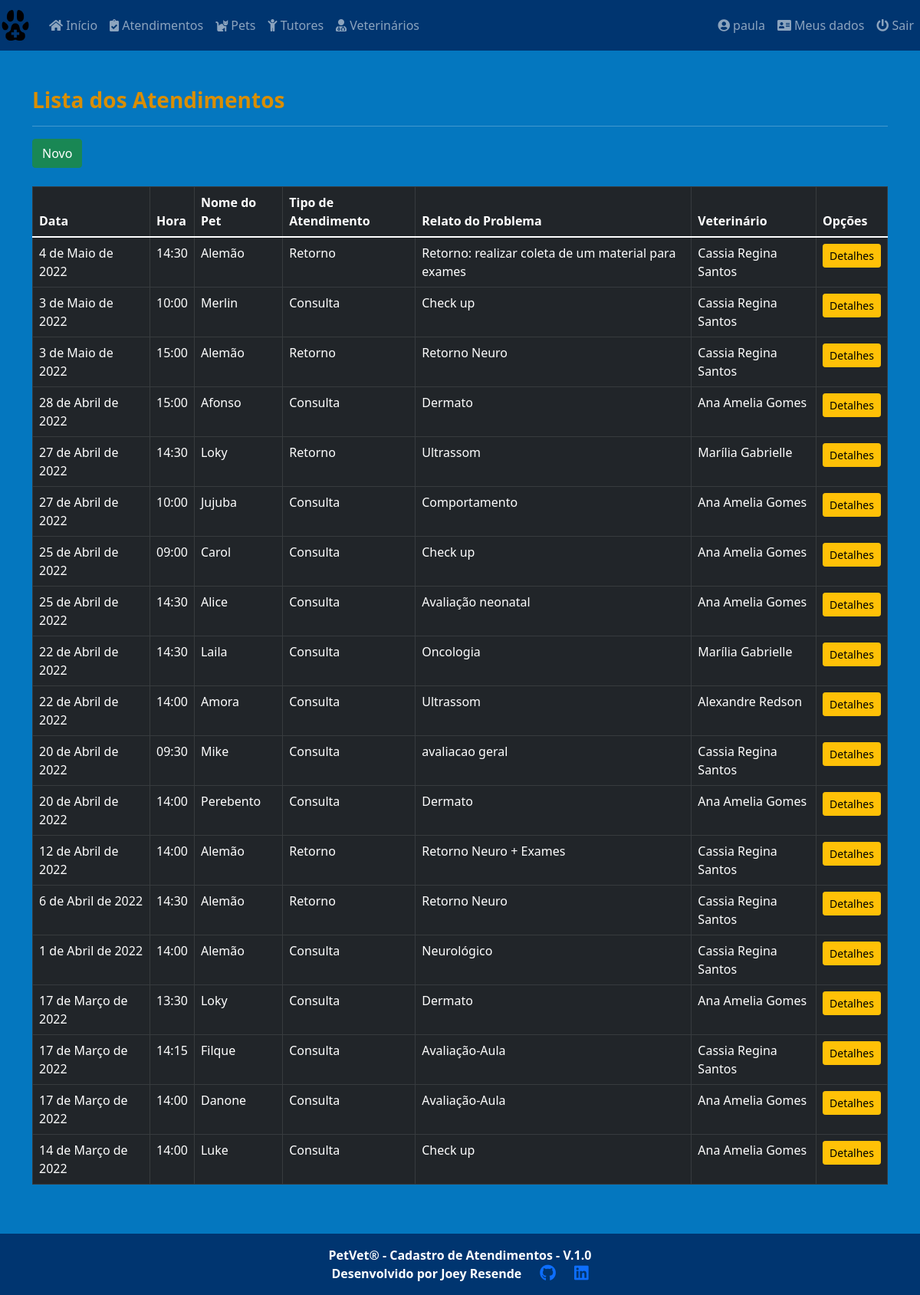
/core/medical_cares/ (signed in), run on the app's committed database.
### core/models.py (models this page shows, shortened)
class MedicalCare(models.Model):
    id = models.AutoField(primary_key=True)
    date = models.DateField(default=date.today, verbose_name='Data')
    time = models.TimeField(verbose_name='Hora')
    pet_name = models.ForeignKey(
        'Pets', on_delete=models.PROTECT, null=True, verbose_name='Nome do Pet')
    procedure = models.CharField(
        max_length=8, choices=procedures, verbose_name='Tipo de atendimento')
    vet_name = models.ForeignKey(
        'Vet', on_delete=models.PROTECT, null=True, verbose_name='Veterinario')
    sedative = models.CharField(
        max_length=8, choices=type_sedative, default='Não', verbose_name='Tipo de sedativo')
    report = models.TextField(
        max_length=1000, verbose_name='Relato do problema')
    class Meta:
        ordering = ['-date']

class Pets(models.Model):
    id = models.AutoField(primary_key=True)
    pet_name = models.CharField(
        max_length=30, verbose_name='Nome do Pet')
    species = models.CharField(
        max_length=20, verbose_name='Espécie')
    breed = models.CharField(
        max_length=30, verbose_name='Raça')
    gender = models.CharField(
        max_length=5, choices=sex_status, verbose_name='Genêro')
    date_of_birth = models.DateField(
        null=True, blank=True, verbose_name='Data de Nascimento')
    castrated = models.CharField(
        max_length=3, choices=castrated_status, default='N', verbose_name='Castrado?')
    weight = models.DecimalField(
        max_digits=6, decimal_places=3, verbose_name='Peso', default=0)
    tutor_name = models.ForeignKey(
        'Tutor', on_delete=models.PROTECT, null=True, verbose_name='Nome do Tutor')
    class Meta:
        ordering = ['-id']
    def __str__(self):
        return self.pet_name

class Vet(models.Model):
    vet_name = models.CharField(
        max_length=30, verbose_name='Nome')
    class Meta:
        ordering = ['vet_name']
    def __str__(self):
        return self.vet_name

### core/views.py (the view)
# urls.py: path('medical_cares/', MedicalCareList.as_view(), name='medical_cares'),
class MedicalCareList(LoginRequiredMixin, ListView):
    login_url = reverse_lazy('login')
    model = MedicalCare
    template_name = 'core/medical_care_list.html'

### core/templates/core/medical_care_list.html (shortened to what this page needs)
{% extends 'core/base_model.html' %}
{% load static %}
{% block content %}
<h3><strong>Lista dos Atendimentos</strong></h3>
<hr>
<a href="{% url 'medical_care_new' %}" class="btn btn-success btn">Novo</a><br><br>
<div class="table-responsive">
  <table class="table table-bordered table-hover table-dark" id="medical_care_table">
    <thead class="thead-dark bg-dark">
      <tr>
        <th>Data</th>
        <th>Hora</th>
        <th>Nome do Pet</th>
        <th>Tipo de Atendimento</th>
        <th>Relato do Problema</th>
        <th>Veterinário</th>
        <th>Opções</th>
      </tr>
    </thead>
    <tbody>
      {% for each in object_list %}
      <tr>
        <td>{{ each.date }}</td>
        <td>{{ each.time }}</td>
        <td>{{ each.pet_name }}</td>
        <td>{{ each.procedure }}</td>
        <td>{{ each.report }}</td>
        <td>{{ each.vet_name }}</td>
        <td>
          <a href="{% url 'medical_care_detail' each.pk %}" class="btn btn-warning btn-sm">Detalhes</a>
        </td>
      </tr>
      {% empty %}
      <tr>
        <td colspan="6">Nenhum atendimento cadastrado.</td>
      </tr>
      {% endfor %}
    </tbody>
  </table>
</div>
{% endblock %}

### core/templates/core/base_model.html (shortened to what this page needs)
{% load static %}
<!DOCTYPE html>
<html lang="pt-br" class="h-100">
<head>
    <link
      rel="stylesheet"
      href="https://cdn.jsdelivr.net/npm/bootstrap@5.1.3/dist/css/bootstrap.min.css"
    />
    <link rel="stylesheet" href="https://cdnjs.cloudflare.com/ajax/libs/font-awesome/5.11.2/css/all.css">
    <link rel="stylesheet" href="{% static 'css/styles.css/' %}" />
    <link rel="stylesheet" type="text/css" href="https://cdn.datatables.net/v/bs5/dt-1.11.5/datatables.min.css"/>
</head>
 <body class="d-flex flex-column h-100">
    <main role="main" class="flex-shrink-0">
      {% block menu %}
      <header class="navbar navbar-expand navbar-dark flex-column flex-md-row bd-navbar">
        <a class="navbar-brand" href="{% url 'index' %}">
          <img src="{% static 'img/favicon.ico/' %}" height="40" alt="" />
        </a>
        <div class="navbar-nav-scroll">
          <ul class="navbar-nav bd-navbar-nav flex=row">
              <li class="nav-item">
                <a class="nav-link" href="{% url 'index' %}">
                  <i class="fa fa-home" aria-hidden="true"></i>
                    Início
                </a>
              </li>
              <li class="nav-item">
                <a class="nav-link" href="{% url 'medical_cares' %}">
                  <i class="fas fa-clipboard-check" aria-hidden="true"></i>
                  Atendimentos
                </a>
              </li>
              <li class="nav-item">
                <a class="nav-link" href="{% url 'pets' %}">
                  <i class="fas fa-cat" aria-hidden="true"></i>
                  Pets
                </a>
              </li>
              <li class="nav-item">
                <a class="nav-link" href="{% url 'tutors' %}">
                  <i class="fas fa-child" aria-hidden="true"></i>
                  Tutores
                </a>
              </li>
              <li class="nav-item">
                <a class="nav-link" href="{% url 'vets' %}">
                  <i class="fas fa-user-md" aria-hidden="true"></i>
                  Veterinários
                </a>
              </li>
          </ul>
        </div>
        <div class="collapse navbar-collapse d-lg-flex justify-content-end">
          <ul class="navbar-nav bd-navbar-nav flex=row">
            {% if request.user.is_authenticated %}
            <li class="nav-item">
              <a class="nav-link" href="#">
                <i class="fas fa-user-circle" aria-hidden="true"></i>
                  <span id="username">{{ request.user }}</span>
              </a>
            </li>
            <li class="nav-item">
              <a class="nav-link" href="{% url 'meus_dados' %}">
                <i class="fas fa-address-card" aria-hidden="true"></i>
                Meus dados
              </a>
            </li>
            <li class="nav-item">
              <a class="nav-link" href="{% url 'logout' %}">
                <i class="fas fa-power-off" aria-hidden="true"></i>
                Sair
              </a>
            </li>
            {% endif %}
              </ul>
            </div>
      </header>
      {% endblock %}
      <div class="container py-5">
        {% block content %}
        {% endblock %}
      </div>
    </main>
    <footer class="mt-auto">
      {% block footer %}
      <div class="container-fluid text-center p-3">
        <div class="row justify-content-md-center">
          <div class="col text-center">
            <span><strong>PetVet® - Cadastro de Atendimentos - V.1.0</strong></span><br>
          </div>
        </div>
        <div class="row justify-content-md-center">
          <div class="col-md-auto">
            <span><strong>Desenvolvido por Joey Resende</strong></span>
          </div>
          <div class="col-md-auto">
            <a href="https://github.com/Joey-Resende" target="_blank">
              <i class="fab fa-github fa-lg" aria-hidden="true"></i>
            </a>
          </div>
          <div class="col-md-auto">
            <a href="https://www.linkedin.com/in/givanildo-resende/" target="_blank">
              <i class="fab fa-linkedin fa-lg" aria-hidden="true"></i>
            </a>
          </div>
        </div>
      </div>
      {% endblock %}
    </footer>
  </body>
</html>

### static/css/styles.css (style rules this page uses)
:root { --preto: #000000; --branco-1: #ffffff; --branco-2: #E0E2DD; --azul-1: #0477BF; --azul-2: #0388A6; --azul-3: #003570; --amarelo-1: #F2CB05; --amarelo-2: #D98E04; }
body { background-color: var(--azul-1); color: var(--preto); }
h3 { color: var(--amarelo-2); }
div { color: var(--branco-1); }
.navbar { background-color: var(--azul-3); color: var(--amarelo-2); }
footer { background-color: var(--azul-3); }

### data on the page
MedicalCare: date "4 de Maio de 2022", time "14:30", pet_name "Alemão", procedure "Retorno", report "Retorno: realizar coleta de um material para exames", vet_name "Cassia Regina Santos"
MedicalCare: date "3 de Maio de 2022", time "10:00", pet_name "Merlin", procedure "Consulta", report "Check up", vet_name "Cassia Regina Santos"
MedicalCare: date "3 de Maio de 2022", time "15:00", pet_name "Alemão", procedure "Retorno", report "Retorno Neuro", vet_name "Cassia Regina Santos"
MedicalCare: date "28 de Abril de 2022", time "15:00", pet_name "Afonso", procedure "Consulta", report "Dermato", vet_name "Ana Amelia Gomes"
MedicalCare: date "27 de Abril de 2022", time "14:30", pet_name "Loky", procedure "Retorno", report "Ultrassom", vet_name "Marília Gabrielle"
MedicalCare: date "27 de Abril de 2022", time "10:00", pet_name "Jujuba", procedure "Consulta", report "Comportamento", vet_name "Ana Amelia Gomes"
MedicalCare: date "25 de Abril de 2022", time "09:00", pet_name "Carol", procedure "Consulta", report "Check up", vet_name "Ana Amelia Gomes"
MedicalCare: date "25 de Abril de 2022", time "14:30", pet_name "Alice", procedure "Consulta", report "Avaliação neonatal", vet_name "Ana Amelia Gomes"
MedicalCare: date "22 de Abril de 2022", time "14:30", pet_name "Laila", procedure "Consulta", report "Oncologia", vet_name "Marília Gabrielle"
MedicalCare: date "22 de Abril de 2022", time "14:00", pet_name "Amora", procedure "Consulta", report "Ultrassom", vet_name "Alexandre Redson"
MedicalCare: date "20 de Abril de 2022", time "09:30", pet_name "Mike", procedure "Consulta", report "avaliacao geral", vet_name "Cassia Regina Santos"
MedicalCare: date "20 de Abril de 2022", time "14:00", pet_name "Perebento", procedure "Consulta", report "Dermato", vet_name "Ana Amelia Gomes"
MedicalCare: date "12 de Abril de 2022", time "14:00", pet_name "Alemão", procedure "Retorno", report "Retorno Neuro + Exames", vet_name "Cassia Regina Santos"
MedicalCare: date "6 de Abril de 2022", time "14:30", pet_name "Alemão", procedure "Retorno", report "Retorno Neuro", vet_name "Cassia Regina Santos"
MedicalCare: date "1 de Abril de 2022", time "14:00", pet_name "Alemão", procedure "Consulta", report "Neurológico", vet_name "Cassia Regina Santos"
MedicalCare: date "17 de Março de 2022", time "13:30", pet_name "Loky", procedure "Consulta", report "Dermato", vet_name "Ana Amelia Gomes"
MedicalCare: date "17 de Março de 2022", time "14:15", pet_name "Filque", procedure "Consulta", report "Avaliação-Aula", vet_name "Cassia Regina Santos"
MedicalCare: date "17 de Março de 2022", time "14:00", pet_name "Danone", procedure "Consulta", report "Avaliação-Aula", vet_name "Ana Amelia Gomes"
MedicalCare: date "14 de Março de 2022", time "14:00", pet_name "Luke", procedure "Consulta", report "Check up", vet_name "Ana Amelia Gomes"

### other printed values
{{ request.user }} "paula"
